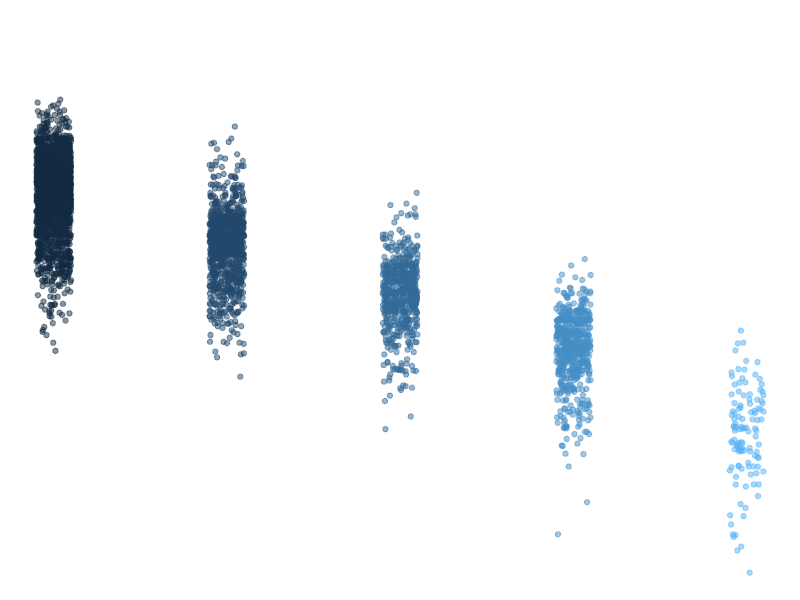

This figure's R source:
## ---- chunk 1
knitr::opts_chunk$set(echo = TRUE)
library(tidyverse)
## ---- chunk 2
summary(storms)
## ---- chunk 3
names(storms)
## ---- chunk 4
ggplot(data = storms, aes(x = category, y = pressure)) +
  geom_jitter(width = 0.1, 
              alpha = 0.5,
              aes(color = category),
              show.legend = FALSE) +
  labs(x = "StorM CategorRY", 
       y = "Air pressure at storm center (millibars)"
       ) +
  theme_void()
